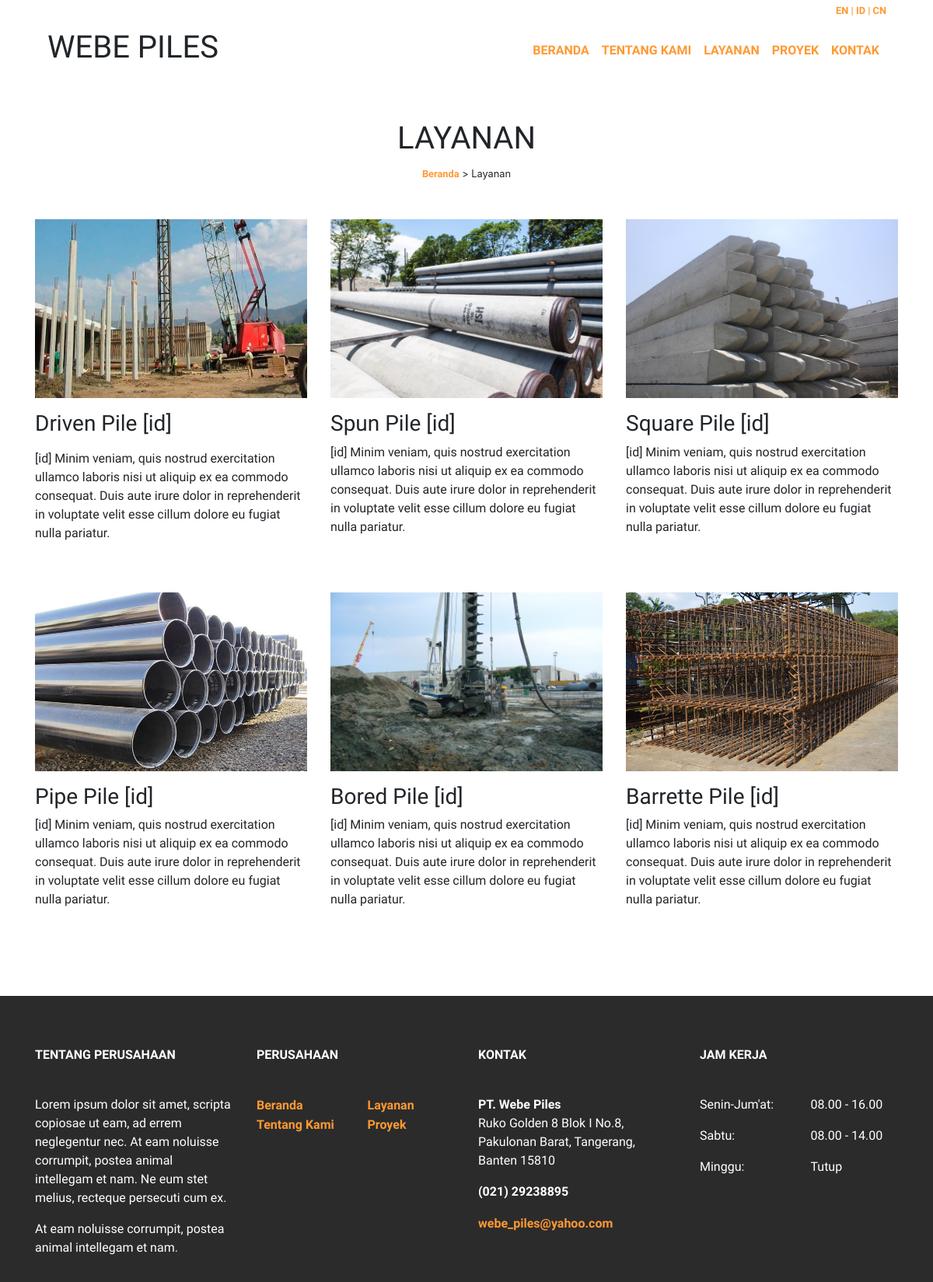
/id/services.php, run on the app's committed database.
### tables this page shows
CREATE TABLE `layanan` (
  `id_layanan` int(11) NOT NULL,
  `nama_layanan` varchar(30) NOT NULL,
  `deskripsi_layanan` text NOT NULL,
  `gambar_layanan` varchar(200) NOT NULL,
  `bahasa_layanan` varchar(2) DEFAULT NULL
);

### id/services.php (the view, shortened to what this page needs)
<!doctype html>
<html lang="en">
  <?php include ('../fungsi/koneksi.php'); ?>
  <head>
  </head>
  <body>
    <div class="container-fluid sticky-top menu">
        <div class="container">
        </div>
    </div>
    <div class="container">
    	<div class="row text-center">
            <div class="col">
                <h1 class="mt-5" style="text-transform: uppercase;">Layanan</h1>
                <small>
                    <a href="home.php">Beranda</a> > Layanan
                </small>
            </div>
        </div>
        <div class="row my-5">
            <?php
                $layanan = "SELECT * FROM layanan WHERE bahasa_layanan = 'id'";
                $hasil_layanan = mysqli_query($koneksi, $layanan);
                $i = 0;
                while ($row_layanan = mysqli_fetch_array($hasil_layanan, MYSQLI_ASSOC)) {
            ?>
            <div class="col-md-4">
                <img class="image-fluid" style="width: 100%; height: 230px;" src="../<?php echo $row_layanan['gambar_layanan']; ?>">
                <h3 class="mt-3"><?php echo $row_layanan['nama_layanan']; ?></h3>
                <p><?php echo $row_layanan['deskripsi_layanan']; ?></p>
            </div>
            <?php
              $i++;
              if ($i % 3 == 0) {
                echo '</div><div class="row my-5">';
              }
            ?>
            <?php } ?>
        </div>
    </div>
  </body>
</html>

### style.css (style rules this page uses)
h1, h2, h3 { font-family: 'Oswald', sans-serif; }
h4, p, a, address { font-family: 'Raleway', sans-serif; }
a { font-weight: bold; color: #ff9933; }
.menu { background-color: #fff; }
footer { background-color: #2b2b2b; }
footer p { color: #fff; }

### data on the page
layanan: gambar_layanan (picture), nama_layanan "Driven Pile [id]", deskripsi_layanan "[id] Minim veniam, quis nostrud exercitation ullamco laboris nisi ut aliquip ex ea commodo consequat. Duis aute irure dolor in reprehenderit in voluptate velit esse cillum dolore eu fugiat nulla pariatur."
layanan: gambar_layanan (picture), nama_layanan "Spun Pile [id]", deskripsi_layanan "[id] Minim veniam, quis nostrud exercitation ullamco laboris nisi ut aliquip ex ea commodo consequat. Duis aute irure dolor in reprehenderit in voluptate velit esse cillum dolore eu fugiat nulla pariatur."
layanan: gambar_layanan (picture), nama_layanan "Square Pile [id]", deskripsi_layanan "[id] Minim veniam, quis nostrud exercitation ullamco laboris nisi ut aliquip ex ea commodo consequat. Duis aute irure dolor in reprehenderit in voluptate velit esse cillum dolore eu fugiat nulla pariatur."
layanan: gambar_layanan (picture), nama_layanan "Pipe Pile [id]", deskripsi_layanan "[id] Minim veniam, quis nostrud exercitation ullamco laboris nisi ut aliquip ex ea commodo consequat. Duis aute irure dolor in reprehenderit in voluptate velit esse cillum dolore eu fugiat nulla pariatur."
layanan: gambar_layanan (picture), nama_layanan "Bored Pile [id]", deskripsi_layanan "[id] Minim veniam, quis nostrud exercitation ullamco laboris nisi ut aliquip ex ea commodo consequat. Duis aute irure dolor in reprehenderit in voluptate velit esse cillum dolore eu fugiat nulla pariatur."
layanan: gambar_layanan (picture), nama_layanan "Barrette Pile [id]", deskripsi_layanan "[id] Minim veniam, quis nostrud exercitation ullamco laboris nisi ut aliquip ex ea commodo consequat. Duis aute irure dolor in reprehenderit in voluptate velit esse cillum dolore eu fugiat nulla pariatur."
